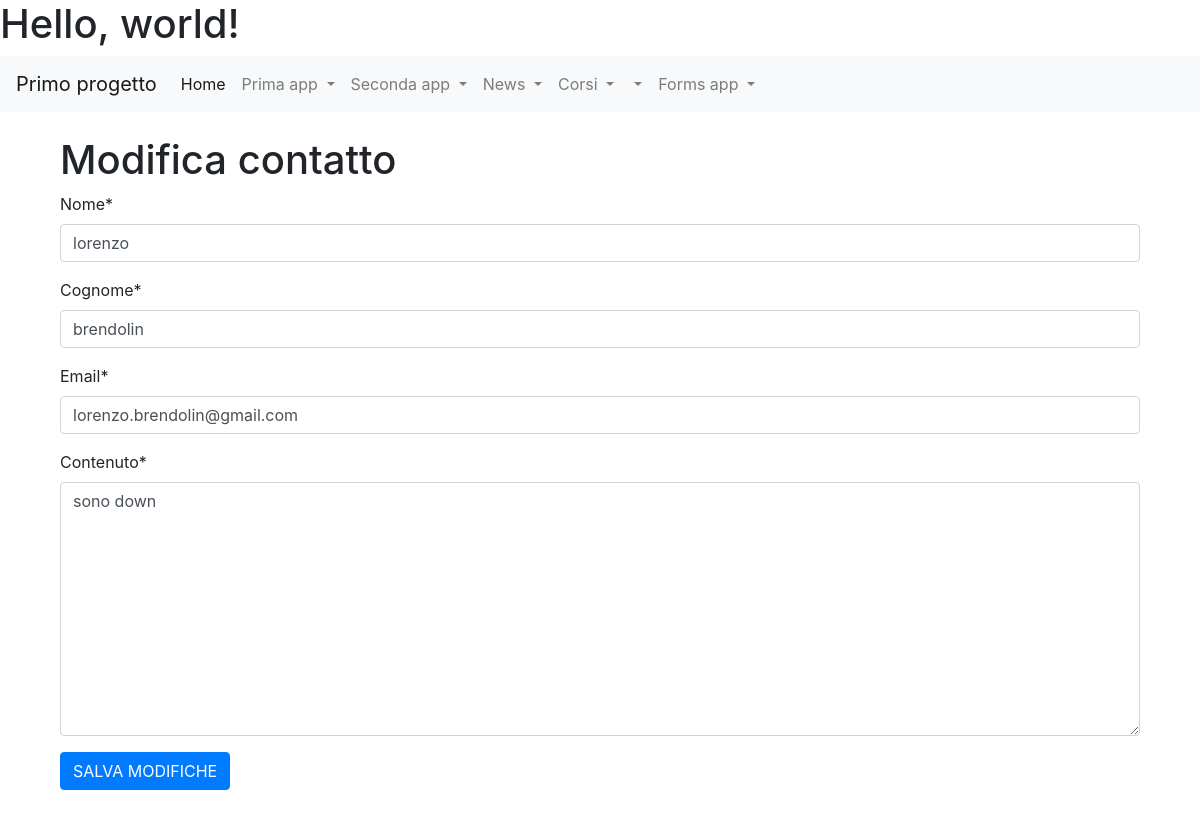
The app's page /forms_app/modifica_contatto/4 (signed in) with its own data.
### forms_app/models.py (models this page shows)
class Contatto(models.Model):
    nome = models.CharField(max_length=100)
    cognome = models.CharField(max_length=100)
    email = models.EmailField(max_length=200)
    contenuto = models.TextField()

### forms_app/views.py (the view)
# urls.py: path('modifica_contatto/<int:pk>', modifica_contatto, name='modifica_contatto'),
@login_required(login_url="/accounts/login")
def modifica_contatto(request, pk):
    contatto = get_object_or_404(Contatto, id=pk)
    if request.method == "GET": #prima chiamata get per caricare il form
        form = FormContatto(instance=contatto) #al construttore del form passo il contatto prelevato dal db
    if request.method == "POST": #seconda chiamata post per modificare il contatto
        form = FormContatto(request.POST, instance=contatto) #ora passo oltre al contatto prelevato dal db anche i dati modificati
        if form.is_valid():
            form.save()
            return redirect('forms_app:lista') # url che reindirizza alla pagina lista_contatti.html
    context={'form': form, 'contatto': contatto}
    return render(request, 'modifica_contatto.html', context)

### forms_app/forms.py
class FormContatto(forms.ModelForm):
    class Meta:
        model = Contatto
        fields = "__all__"

### forms_app/templates/modifica_contatto.html (shortened to what this page needs)
{% extends 'base.html' %}
{% block content %}
{% load crispy_forms_tags %}
<div class="container">
<h1>Modifica contatto</h1>
<form method="post">
{{ form|crispy }}
<input type="submit" class="btn btn-primary" value="SALVA MODIFICHE">
</form>
</div>
{% endblock content %}

### records on screen
Contatto: nome "lorenzo", cognome "brendolin", email "lorenzo.brendolin@gmail.com", contenuto "sono down"
